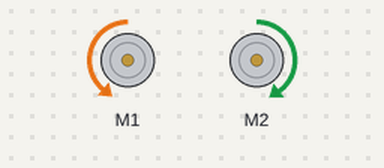
The sketch below on a simulated Arduino Uno, built with avr-gcc and run on an emulated ATmega328P. Parts: 2 × DC motor (green arrow = forward, orange = backward, longer = faster). What the sketch prints to the serial monitor is not drawn. At 7.5 s the program stops and its outputs stay as they are.

Above: at 0.1 s.
Timing chart, 0 to 1.6 s (numbered marks = the images above):
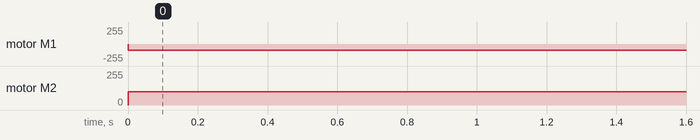

Measured:
- by itself, motor M1: stopped → backward 96/255 at 0.00 s
- by itself, motor M2: stopped → forward 100/255 at 0.00 s

The sketch:

straight.ino
```cpp
#include <Adafruit_MotorShield.h>

Adafruit_MotorShield AFMS = Adafruit_MotorShield();
Adafruit_DCMotor *right_motor = AFMS.getMotor(1);
Adafruit_DCMotor *left_motor = AFMS.getMotor(2);

void setup() {
  // put your setup code here, to run once:
  Serial.begin(9600); // set up Serial library at 9600 bps
  Serial.println("Adafruit Motorshield v2 - DC Motor test!");

  AFMS.begin();
}

int count = 0;

void loop() {
  // put your main code here, to run repeatedly:
  while (1){
  right_motor->setSpeed(96);
  left_motor->setSpeed(100);

  left_motor->run(FORWARD);
  right_motor->run(BACKWARD);
  delay(2500);}
}
```
